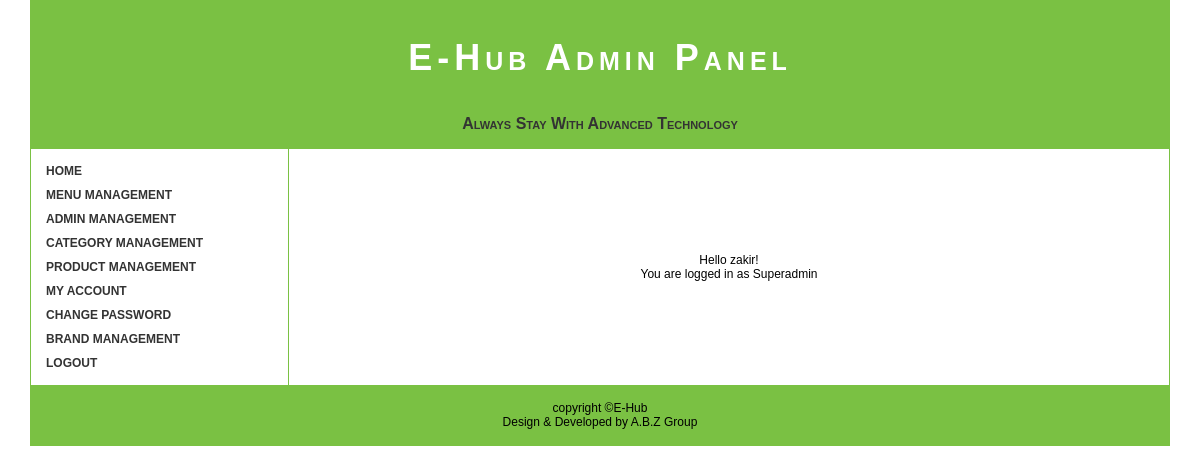
The app's page /admin/adminpanel.php (signed in) with its own data.
### tables this page shows
CREATE TABLE IF NOT EXISTS `menu` (
  `mid` int(11) NOT NULL AUTO_INCREMENT,
  `mname` varchar(255) NOT NULL,
  `mlink` varchar(255) NOT NULL,
  `mcategory` varchar(255) NOT NULL,
  `mstatus` varchar(255) NOT NULL,
  PRIMARY KEY (`mid`)
);

### admin/menu.php (the view)
<link href="style.css" rel="stylesheet" type="text/css" />
<ul>
            <?php
			if($acat=='Superadmin')
			{
				$sql=mysql_query("select * from menu where mstatus='Published'");
			}
			else
			{
				$sql=mysql_query("select * from menu where mstatus='Published' and mcategory!='Superadmin'");
			}
			while($data=mysql_fetch_array($sql))
			{
			?>
            	<li > <a href="<?php echo $data["mlink"]; ?>" > <?php echo $data['mname'];?></a>
                </li>
                <?php
			}
				?>
        </ul>

### admin/style.css (style rules this page uses)
td ul { list-style-type:none; margin:10px 0px 10px 0px; padding:0; overflow:hidden; }
td ul li { float:left; }
td ul li a:link,td ul li a:visited { display:block; width:237px; font-weight:bold; color:#333; text-align:left; padding:5px 5px 5px 15px; text-decoration:none; text-transform:uppercase; }

### admin/adminpanel.php (style rules this page uses)
body { margin:0; padding:0; font-family:Verdana, Geneva, sans-serif; font-size:12px; }

### records on screen
menu: mname "HOME"
menu: mname "MENU MANAGEMENT"
menu: mname "ADMIN MANAGEMENT"
menu: mname "CATEGORY MANAGEMENT"
menu: mname "PRODUCT MANAGEMENT"
menu: mname "MY ACCOUNT"
menu: mname "CHANGE PASSWORD"
menu: mname "BRAND MANAGEMENT"
menu: mname "LOGOUT"

### other values on screen
$aname "zakir"
$acat "Superadmin"
